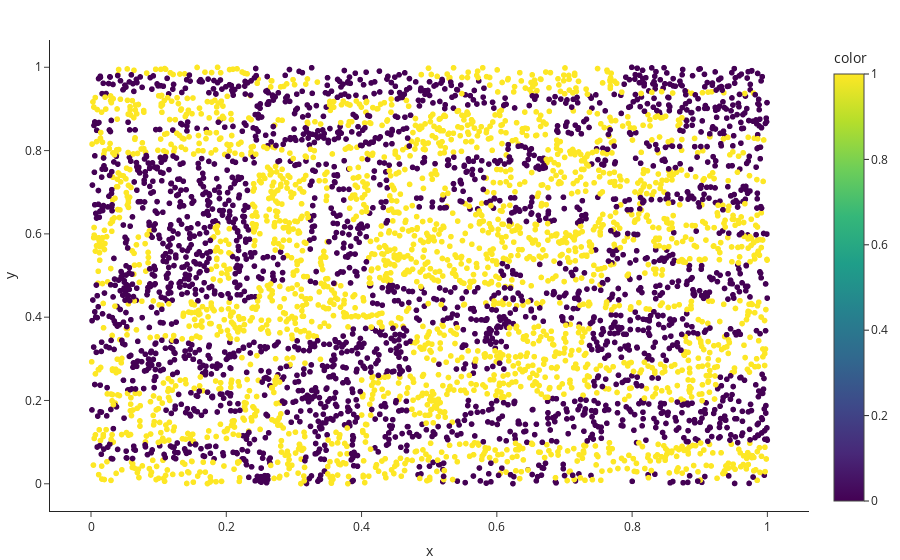

The code cell stored with this chart in its notebook:
### Code cell
train_n = 5000
test_n = 500
bootstrap_samples = 5000

samples, tags =  create_data_bagging_utils(d = 8, n_samples = train_n + test_n)
r = np.random.choice(np.arange(train_n + test_n), size= train_n + test_n, replace=False).tolist()
train_test = np.zeros(train_n + test_n)
train_test[r[train_n:]] = 1
samples_train, samples_test, tags_train, tags_test = samples[r[:train_n],:], samples[r[train_n:],:],tags[r[:train_n]], tags[r[train_n:]] 

px.scatter(x = samples_train[:,0], y =samples_train[:,1], color = tags_train).show()

### Figure 1 — Plotly figure (JSON) as saved in the notebook; plotly's stock layout.template omitted (floating-point values rounded to 4 significant figures; data arrays with more than 128 entries replaced by an {"elided": "..."} marker saying what was removed)
{"data": [{"hovertemplate": "x=%{x}<br>y=%{y}<br>color=%{marker.color}<extra></extra>", "legendgroup": "", "marker": {"color": {"elided": "5000 int values"}, "coloraxis": "coloraxis", "symbol": "circle"}, "mode": "markers", "name": "", "showlegend": false, "type": "scattergl", "x": {"elided": "5000 float values"}, "xaxis": "x", "y": {"elided": "5000 float values"}, "yaxis": "y"}], "layout": {"coloraxis": {"colorbar": {"title": {"text": "color"}}, "colorscale": [[0, "#440154"], [0.1111, "#482878"], [0.2222, "#3e4989"], [0.3333, "#31688e"], [0.4444, "#26828e"], [0.5556, "#1f9e89"], [0.6667, "#35b779"], [0.7778, "#6ece58"], [0.8889, "#b5de2b"], [1, "#fde725"]]}, "legend": {"tracegroupgap": 0}, "xaxis": {"anchor": "y", "domain": [0, 1], "title": {"text": "x"}}, "yaxis": {"anchor": "x", "domain": [0, 1], "title": {"text": "y"}}}}
